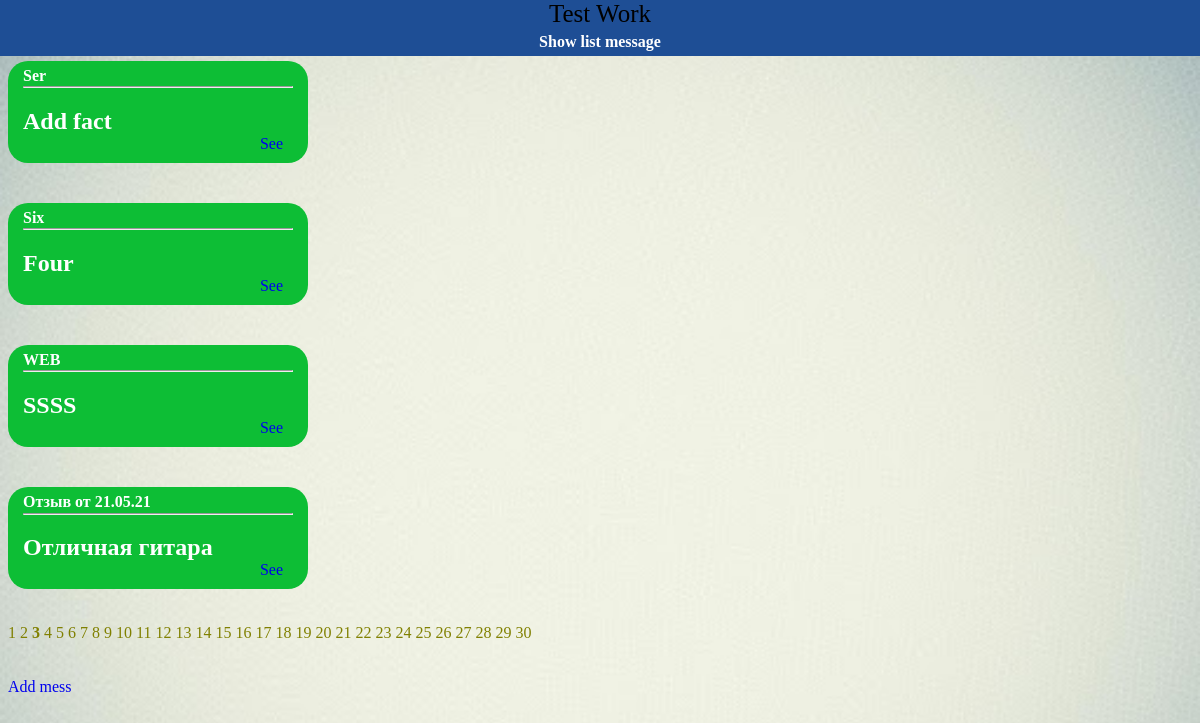
Screenshot of /message?page=3 with the database file from the repository.
### tables this page shows
CREATE TABLE `message` (
  `Id` int UNSIGNED NOT NULL,
  `Title` varchar(255) NOT NULL,
  `Author` varchar(255) NOT NULL,
  `summary` varchar(255) NOT NULL,
  `full_content` varchar(255) NOT NULL
);

### config/routes.php (called while the page is built)
<?php
return array(
    'message' => 'message/index',
    'edit'=> 'edit/index',
    'show'=>'show/index',
);

### controllers/MessageController.php (called while the page is built)
<?php
include_once ROOT . '/models/Message.php';
class MessageController
{
    public function actionIndex()
    {
        $news = new Message();
        $news->insert_mess();
        $news->get();
        require_once(ROOT . '/views/message/index.php');
        return true;
    }
}

### models/Message.php (the view, shortened to what this page needs)
<link rel="stylesheet" href="http://localhost/test_work1/styles/css/mess_style.css">
<?php
class Message
{
    public static function get()
    {
        function link_p($p, $count_p)
            {
                 for ($i = 1; $i <= $count_p; $i++)
                    {
                          if ($i == $p) { echo ' <a style="color: #808000;" ><b>'.$i.'</b></a> ';
                            } else { echo ' <a style="color: #808000;" href='.'?page='.$i.'>'.$i.'</a> ';}
                    }
                return true;
             }
        $db_con=mysqli_connect('localhost', 'root', 'admin') or die('error! Нет соединения с сервером mysql!');
        mysqli_select_db($db_con,'test_work1') or die('error! Нет соединения с базой данных!');
        $page_mess =4;
        if (empty($_GET['page']) || ($_GET['page'] <= 0)) {
            $p = 1;
        } else {
            $p = (int) $_GET['page'];
        }
        $d=mysqli_query($db_con,'select * from message') or die('error! Записей не найдено!');
        $count = mysqli_num_rows($d);
        $count_p = ceil($count / $page_mess);
        $start_pos = ($p - 1) * $page_mess;
        echo '<p><b>Постраничный вывод информации</b></p>';
        $result = mysqli_query($db_con,'select * from message limit '.$start_pos.', '.$page_mess) or die('error!');
        while ($row = mysqli_fetch_array($result)) {
             $d=$row['Id'];
            $x=$p;
            echo "<div class='mine messages'>";
            echo  " <div class='message'>
                            <h4 style='margin-top: -2px'>". $row['Title']."</h4><hr style='margin-top: -20px'>
                             <h2>". $row['summary']."</h2>
                             <a style='float: right; margin-right: 10px; margin-top: -20px' href='show/?id=$d&page=$x'>See</a>
                    </div>   ";
            echo "</div>";
        }
        link_p($p, $count, $count_p);
    }
}

### components/Router.php
<?php
class Router
{
    private $rout;
    public function __construct()
    {
        $routePath = ROOT.'/config/routes.php';
        $this->rout = include($routePath);
    }
    private function getURI()
    {
        if (!empty($_SERVER['REQUEST_URI'])) {
            return trim($_SERVER['REQUEST_URI'], '/');
        }
    }
    public function run()
    {
        $ure = $this->getURI();
        foreach ($this->rout as $uri => $path) {
            if(preg_match("~$uri~", $ure)) {
                $segment = explode('/', $path);
                $controllerName = array_shift($segment).'Controller';
                $controllerName = ucfirst($controllerName);
                $actionName = 'action'.ucfirst((array_shift($segment)));
                $controllerFile = ROOT . '/controllers/' .$controllerName. '.php';
                if (file_exists($controllerFile)) {
                    include_once($controllerFile);
                }
                $controlObject = new $controllerName;
                $result = $controlObject->$actionName();
                if ($result != null) {
                    break;
                }
            }
        }
    }
}

### styles/css/mess_style.css (style rules this page uses)
.messages { margin-top: 30px; display: flex; flex-direction: column; }
.message { border-radius: 20px; padding: 8px 15px; margin-top: 5px; margin-bottom: 5px; display: inline-block; }
.mine { width: 300px; margin-bottom: 30px; }
.mine .message { color: white; background: rgb(13,190,53); position: relative; }

### styles/css/style.css (style rules this page uses)
a { text-decoration: none; }
body { background: url("http://localhost/test_work1/styles/images/phon1.jpg") repeat; background-size: 100%; }

### rows the page displays
message: Title "Ser", summary "Add fact"
message: Title "Six", summary "Four"
message: Title "WEB", summary "SSSS"
message: Title "Отзыв от 21.05.21", summary "Отличная гитара"
